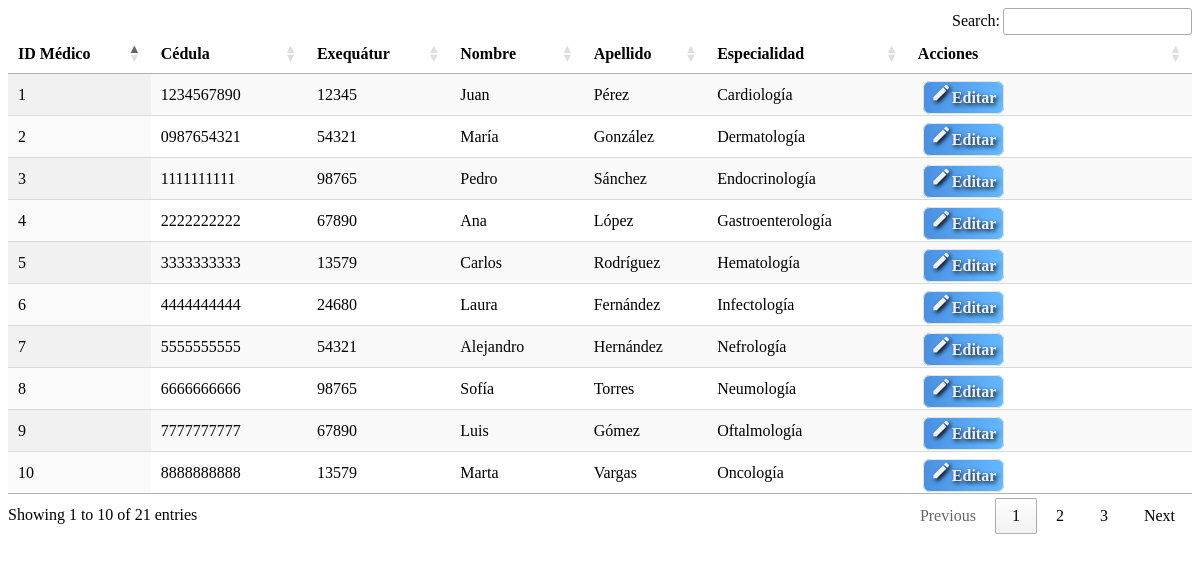
Page /consulta_medico2.php on the committed database.
### tables this page shows
CREATE TABLE `medicos` (
  `id_medico` int NOT NULL,
  `cedula` text,
  `exequatur` int DEFAULT NULL,
  `nombre` text,
  `apellido` text,
  `id_especialidad` int DEFAULT NULL,
  PRIMARY KEY (`id_medico`),
  KEY `FK_Medicos_Especialidad` (`id_especialidad`)
);

CREATE TABLE `especialidad` (
  `id_especialidad` int NOT NULL,
  `especialidad` text,
  PRIMARY KEY (`id_especialidad`)
);

### consulta_medico2.php (the view, shortened to what this page needs)
<?php
$servername = "localhost";
$username = "root";
$password = "";
$database = "pediatra_sis";
$conn = new mysqli($servername, $username, $password, $database);
$query = "SELECT m.id_medico, m.cedula, m.exequatur, m.nombre, m.apellido, e.especialidad FROM medicos m JOIN especialidad e ON m.id_especialidad = e.id_especialidad";
$result = $conn->query($query);
function in_iframe() {
  return $_SERVER['HTTP_REFERER'] !== null && $_SERVER['HTTP_REFERER'] !== $_SERVER['REQUEST_URI'];
}
?>
<!DOCTYPE html>
<html lang="es">
<head>
  <link rel="stylesheet" href="https://cdn.datatables.net/1.13.5/css/jquery.dataTables.min.css">
</head>
<body>
  <table id="tabla_medicos" class="display">
    <thead>
      <tr>
        <th>ID Médico</th>
        <th>Cédula</th>
        <th>Exequátur</th>
        <th>Nombre</th>
        <th>Apellido</th>
        <th>Especialidad</th>
        <th>Acciones</th>
      </tr>
    </thead>
    <tbody>
      <?php
      if ($result->num_rows > 0) {
        while ($row = $result->fetch_assoc()) {
          echo "<tr>";
          echo "<td>" . $row["id_medico"] . "</td>";
          echo "<td>" . $row["cedula"] . "</td>";
          echo "<td>" . $row["exequatur"] . "</td>";
          echo "<td>" . $row["nombre"] . "</td>";
          echo "<td>" . $row["apellido"] . "</td>";
          echo "<td>" . $row["especialidad"] . "</td>";
          echo "<td style='width:24%'> <a class='clasebotonVER' href=\"modulo/medicos/editar.php?id_medico=$row[id_medico]&pag=$pagina\" " . (in_iframe() ? 'target="_parent"' : '') . "><i class='material-icons' style='font-size:21px;color:#f0f0f0;text-shadow:2px 2px 4px #000000;'>edit</i>Editar</a> </td>";
          echo "</tr>";
        }
      } else {
        echo "<tr><td colspan='6'>No se encontraron resultados.</td></tr>";
      }
      ?>
    </tbody>
  </table>
</body>
</html>

### consulta_medico2.php (style rules this page uses)
.clasebotonVER { color: #f0f0f0; text-shadow: 2px 2px 4px #000000; font-weight: bold; border: 1px solid #e4e5dc; outline: none; background: linear-gradient(to right, #4a90e2, #63b8ff); border-radius: 7px; width: auto; text-decoration: none; height: 40px; font-size: 16px; padding: 7px; margin: 5px; }

### rows in the picture
medicos: id_medico "1", cedula "1234567890", exequatur "12345", nombre "Juan", apellido "Pérez", id_especialidad.especialidad "Cardiología"
medicos: id_medico "2", cedula "0987654321", exequatur "54321", nombre "María", apellido "González", id_especialidad.especialidad "Dermatología"
medicos: id_medico "3", cedula "1111111111", exequatur "98765", nombre "Pedro", apellido "Sánchez", id_especialidad.especialidad "Endocrinología"
medicos: id_medico "4", cedula "2222222222", exequatur "67890", nombre "Ana", apellido "López", id_especialidad.especialidad "Gastroenterología"
medicos: id_medico "5", cedula "3333333333", exequatur "13579", nombre "Carlos", apellido "Rodríguez", id_especialidad.especialidad "Hematología"
medicos: id_medico "6", cedula "4444444444", exequatur "24680", nombre "Laura", apellido "Fernández", id_especialidad.especialidad "Infectología"
medicos: id_medico "7", cedula "5555555555", exequatur "54321", nombre "Alejandro", apellido "Hernández", id_especialidad.especialidad "Nefrología"
medicos: id_medico "8", cedula "6666666666", exequatur "98765", nombre "Sofía", apellido "Torres", id_especialidad.especialidad "Neumología"
medicos: id_medico "9", cedula "7777777777", exequatur "67890", nombre "Luis", apellido "Gómez", id_especialidad.especialidad "Oftalmología"
medicos: id_medico "10", cedula "8888888888", exequatur "13579", nombre "Marta", apellido "Vargas", id_especialidad.especialidad "Oncología"
